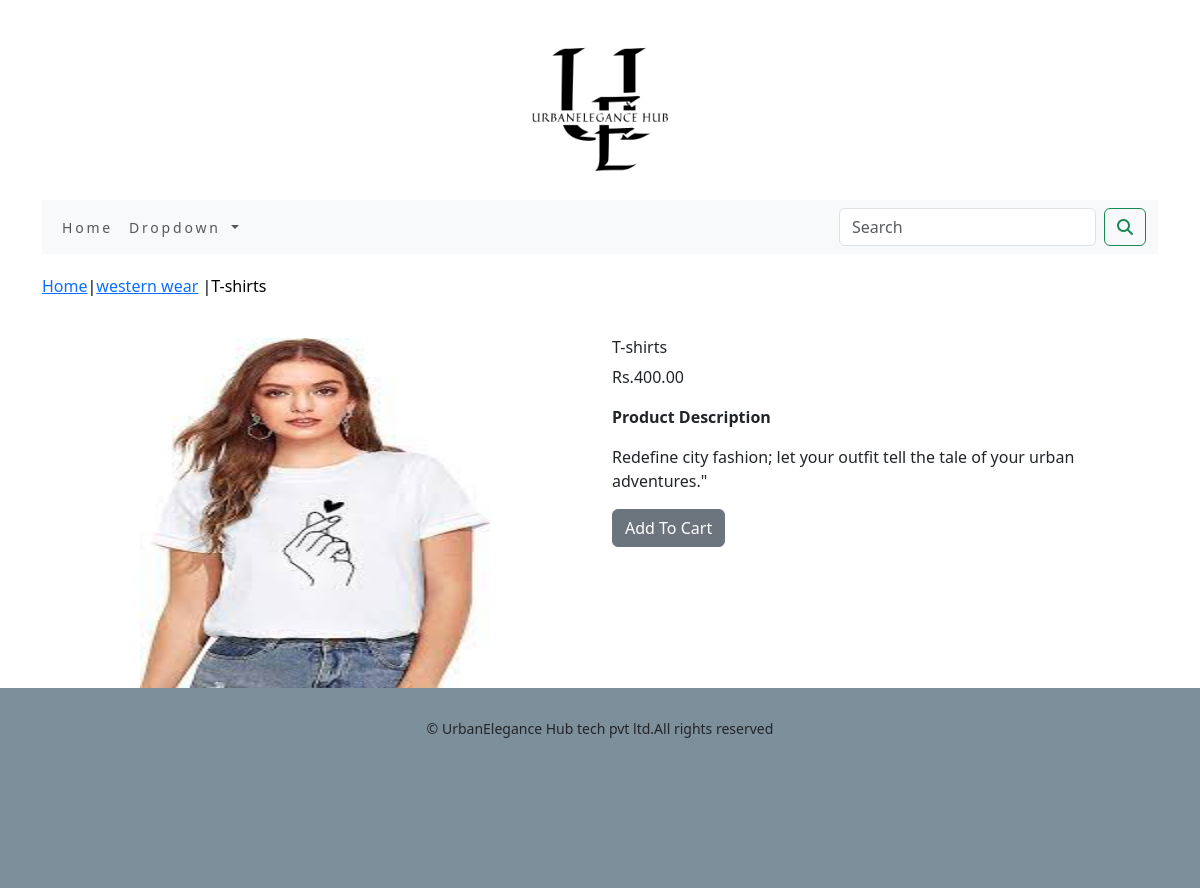
Screenshot of /ecommerceapp/western-wear/t-shirts/ with the database file from the repository.
### ecommerceapp/models.py (models this page shows, shortened)
class Product(models.Model):
    name=models.CharField(max_length=250)
    slug = models.SlugField(max_length=250,unique=True)
    description = models.TextField(blank=True)
    price=models.DecimalField(max_digits=15,decimal_places=2)
    category=models.ForeignKey(Category,on_delete=models.CASCADE)
    image = models.ImageField(upload_to='product', blank=True)
    stock=models.IntegerField()
    available=models.BooleanField(default=True)
    created=models.DateTimeField(auto_now_add=True)
    updated=models.DateTimeField(auto_now=True)
    class Meta:
        ordering = ('name',)
        verbose_name = 'product'
        verbose_name_plural = 'products'

class Category(models.Model):
    name=models.CharField(max_length=250)
    slug=models.SlugField(max_length=250,unique=True)
    description=models.TextField(blank=True)
    image=models.ImageField(upload_to='category',blank=True)
    class Meta:
        ordering=('name',)
        verbose_name='category'
        verbose_name_plural='categories'
    def get_url(self):
        return reverse('ecommerceapp:products_by_category',args=[self.slug])
    def __str__(self):
        return '{}' .format(self.name)

### ecommerceapp/views.py (the view)
# urls.py: path('<slug:c_slug>/<slug:product_slug>/',views.proDetail,name='prodCatDetail'),
def proDetail(request,c_slug,product_slug):
    try:
        product=Product.objects.get(category__slug=c_slug,slug=product_slug)
    except Exception as e:
        raise e
    return render(request,'product.html',{'product': product})

### cartapp/context_processors.py (called while the page is built)
def counter(request):
    item_count=0
    if 'admin' in request.path:
        return {}
    else:
        try:
            cart=Cart.objects.filter(cart_id=cart_id(request))
            car_items=CartItem.objects.all().filter(cart=cart[:1])
            for cart_item in car_items:
                item_count += cart_item.quantity
        except Cart.DoesNotExcept:
            item_count=0
    return dict(item_count=item_count)

### cartapp/views.py (called while the page is built)
def cart_id(request):
    cart=request.session.session_key
    if not cart:
        cart=request.session.create()
    return cart

### ecommerceapp/context_processors.py (called while the page is built)
def menu_links(request):
    links=Category.objects.all()
    return dict(links=links)

### templates/product.html (shortened to what this page needs)
{% extends 'base.html' %}
{% load static %}
{% block content %}
<div class="row my_prod_row">
    <div class="mx_auto">
         <p> <a href="{% url 'ecommerceapp:allProdCat' %}"> Home</a>|<a href="{{product.category.get_url}}">{{product.category}}</a> |{{product.name}}</p>
    </div>
    <div class="container">
    <br>
        <div class="row ">
            <div class="col-12 col-sm-12 col-md-12 col-lg-6 text-center">
                <div style="min-width:18rem;">
                    <img src="{{product.image.url}}" height="350px"  width="350px" alt="{{product.name}}">
                </div>
            </div>
                <div  class="col-12 col-sm-12 col-md-12 col-lg-6">
                    <div>
                    <h1 class="my_prod_title">{{product.name}}</h1>
                    <p>Rs.{{product.price}}</p>
                    <p class="my_title"><b>Product Description</b></p>
                    <p class=" text-justify my_prod_text">{{product.description}}</p>
                    {% if product.stock <= 0 %}
                    <p class=" text-justify my_prod_text"><b>Out Of Stock</b></p>
                    {% else %}
                    <a class="btn btn-secondary" href="{% url 'cartapp:add_cart' product.id %}">Add To Cart</a>
                    {% endif %}
                </div>
            </div>
        </div>
    </div>
</div>
{% endblock %}

### static/css/custom.css (style rules this page uses)
.my_prod_row { padding-top:20px; padding-bottom-20px; }
.my_prod_row .mx_auto { color:#000; font-size:16px; }
.my_prod_title { font-size:16px; padding-20px; padding-bottom-20px; }

### rows the page displays
Product: category "western wear", name "T-shirts", image (picture), price "400.00", description "Redefine city fashion; let your outfit tell the tale of your urban adventures.\""
